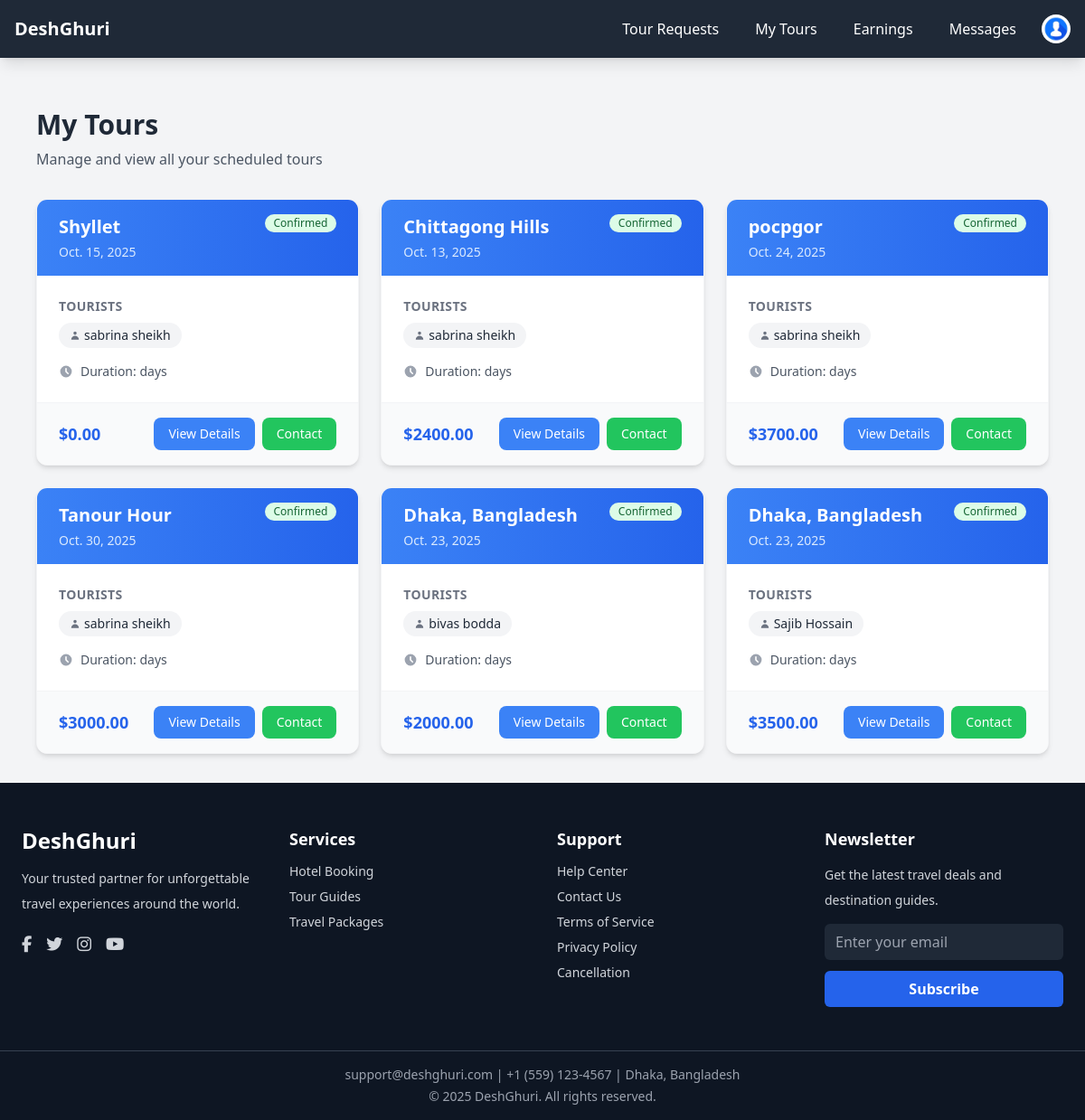
The app's page /guides/my_tours/ (signed in) with its own data.
### guides/models.py (models this page shows, shortened)
class Tour(models.Model):
    guide = models.ForeignKey(settings.AUTH_USER_MODEL, on_delete=models.CASCADE, related_name="guide_tours")
    tourists = models.ManyToManyField(settings.AUTH_USER_MODEL, related_name="tours")
    destination = models.CharField(max_length=200)
    start_date = models.DateField()
    end_date = models.DateField()
    price = models.DecimalField(max_digits=8, decimal_places=2)
    status = models.CharField(
        max_length=20,
        choices=[("pending", "Pending"), ("ongoing", "Ongoing"), ("completed", "Completed")],
        default="pending"
    )
    notes = models.TextField(blank=True)

### accounts/models.py (models this page shows, shortened)
class User(AbstractUser):
    username = models.CharField(
        max_length=150,
        unique=True,
        help_text="Required. 150 characters or fewer."
    )
    ROLE_CHOICES = (
        ('tourist', 'Tourist'),
        ('guide', 'Guide'),
        ('hotel_manager', 'Hotel Manager'),
    )
    role = models.CharField(max_length=20, choices=ROLE_CHOICES)
    agree_terms = models.BooleanField(default=False)

### accounts/utils.py (the view)
        def wrapper(request, *args, **kwargs):
            if request.user.is_authenticated and request.user.role in allowed_roles:
                return view_func(request, *args, **kwargs)
            else:
                raise PermissionDenied

### accounts/context_processors.py (called while the page is built)
def user_role(request):
    user = None
    role = None
    if request.user.is_authenticated:
        user = request.user
        role = user.role  # from your custom User model field
    return {
        'logged_user': user,
        'logged_role': role,
    }

### accounts/utils.py (called while the page is built)
def role_required(allowed_roles=None):
    if allowed_roles is None:
        allowed_roles = []
    def decorator(view_func):
        def wrapper(request, *args, **kwargs):
            if request.user.is_authenticated and request.user.role in allowed_roles:
                return view_func(request, *args, **kwargs)
            else:
                raise PermissionDenied
        return wrapper
    return decorator

### guides/views.py (called while the page is built)
@login_required
@role_required(['guide'])
def my_tours(request):
    tours = Tour.objects.filter(guide=request.user)
    return render(request, "guides/my_tours.html", {"tours": tours})

### template/guides/my_tours.html (shortened to what this page needs)
{% extends "base.html" %}
{% block content %}
<div class="max-w-6xl mx-auto px-4 py-8">
  <div class="mb-8">
    <h1 class="text-3xl font-bold text-gray-800 mb-2">My Tours</h1>
    <p class="text-gray-600">Manage and view all your scheduled tours</p>
  </div>
  {% if tours %}
    <div class="grid grid-cols-1 md:grid-cols-2 lg:grid-cols-3 gap-6">
      {% for tour in tours %}
      <div class="bg-white rounded-xl shadow-md hover:shadow-lg transition-shadow duration-300 border border-gray-100 overflow-hidden">
        <div class="bg-gradient-to-r from-blue-500 to-blue-600 px-6 py-4">
          <div class="flex justify-between items-start">
            <div>
              <h3 class="text-xl font-bold text-white">{{ tour.destination }}</h3>
              <p class="text-blue-100 text-sm mt-1">{{ tour.start_date }}</p>
            </div>
            <span class="bg-green-100 text-green-800 text-xs font-medium px-2.5 py-0.5 rounded-full">
              Confirmed
            </span>
          </div>
        </div>
        <div class="p-6">
          <div class="mb-4">
            <h4 class="text-sm font-semibold text-gray-500 mb-2 uppercase tracking-wide">Tourists</h4>
            <div class="flex flex-wrap gap-2">
              {% for t in tour.tourists.all %}
              <span class="inline-flex items-center bg-gray-100 text-gray-800 text-sm px-3 py-1 rounded-full">
                <svg class="w-3 h-3 mr-1 text-gray-500" fill="currentColor" viewBox="0 0 20 20">
                  <path d="M10 9a3 3 0 100-6 3 3 0 000 6zm-7 9a7 7 0 1114 0H3z"/>
                </svg>
                {{ t.get_full_name|default:t.username }}
              </span>
              {% endfor %}
            </div>
          </div>
          <div class="space-y-2 text-sm text-gray-600">
            <div class="flex items-center">
              <svg class="w-4 h-4 mr-2 text-gray-400" fill="currentColor" viewBox="0 0 20 20">
                <path fill-rule="evenodd" d="M10 18a8 8 0 100-16 8 8 0 000 16zm1-12a1 1 0 10-2 0v4a1 1 0 00.293.707l2.828 2.829a1 1 0 101.415-1.415L11 9.586V6z" clip-rule="evenodd"/>
              </svg>
              <span>Duration: {{ tour.duration }} days</span>
            </div>
          </div>
        </div>
        <div class="bg-gray-50 px-6 py-4 border-t border-gray-100">
          <div class="flex justify-between items-center">
            <span class="text-lg font-bold text-blue-600">${{ tour.price }}</span>
            <div class="flex space-x-2">
              <button class="bg-blue-500 hover:bg-blue-600 text-white px-4 py-2 rounded-lg text-sm font-medium transition-colors duration-200">
                View Details
              </button>
              <button class="bg-green-500 hover:bg-green-600 text-white px-4 py-2 rounded-lg text-sm font-medium transition-colors duration-200">
                Contact
              </button>
            </div>
          </div>
        </div>
      </div>
      {% endfor %}
    </div>
  {% endif %}
</div>
{% endblock %}

### records on screen
Tour: destination "Shyllet", start_date "Oct. 15, 2025", price "0.00"
User: get_full_name "sabrina sheikh"
Tour: destination "Chittagong Hills", start_date "Oct. 13, 2025", price "2400.00"
Tour: destination "pocpgor", start_date "Oct. 24, 2025", price "3700.00"
Tour: destination "Tanour Hour", start_date "Oct. 30, 2025", price "3000.00"
Tour: destination "Dhaka, Bangladesh", start_date "Oct. 23, 2025", price "2000.00"
User: get_full_name "bivas bodda"
Tour: destination "Dhaka, Bangladesh", start_date "Oct. 23, 2025", price "3500.00"
User: get_full_name "Sajib Hossain"
